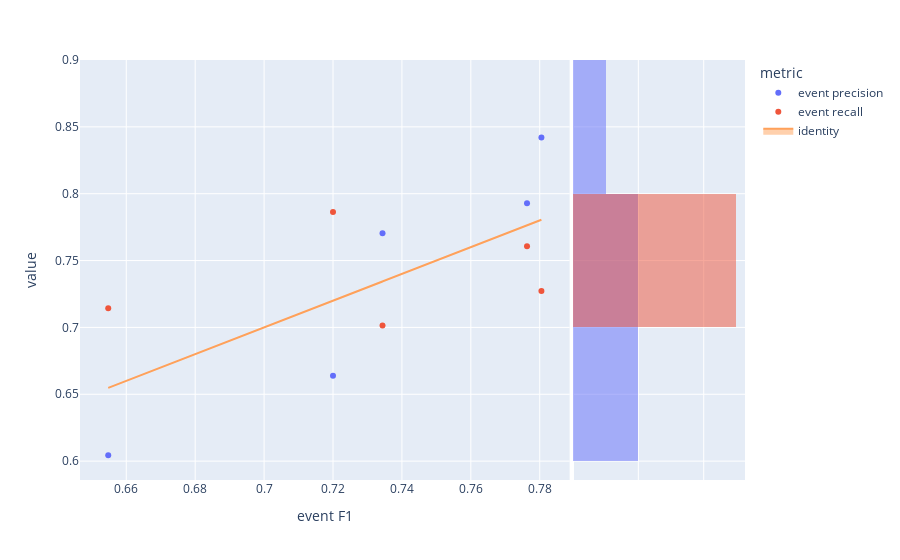

This figure's notebook cell:
### Code cell
fig=px.scatter(visualTradeoff,x='event F1',y='value',color='metric', marginal_y="histogram")
fig.add_trace(
    go.Scatter(x=experimentModels['eventF1'], y=experimentModels['eventF1'], name="identity", mode='lines',fill="toself")
)
fig.show()

### Figure 1 — Plotly figure (JSON) as saved in the notebook; plotly's stock layout.template omitted (floating-point values rounded to 4 significant figures)
{"data": [{"hovertemplate": "metric=event precision<br>event F1=%{x}<br>value=%{y}<extra></extra>", "legendgroup": "event precision", "marker": {"color": "#636efa", "symbol": "circle"}, "mode": "markers", "name": "event precision", "orientation": "v", "showlegend": true, "type": "scatter", "x": [0.7344, 0.6548, 0.7805, 0.72, 0.7763], "xaxis": "x", "y": [0.7705, 0.6044, 0.8421, 0.6639, 0.7928], "yaxis": "y"}, {"alignmentgroup": "True", "bingroup": "y", "hovertemplate": "metric=event precision<br>value=%{y}<br>count=%{x}<extra></extra>", "legendgroup": "event precision", "marker": {"color": "#636efa"}, "name": "event precision", "offsetgroup": "event precision", "opacity": 0.5, "showlegend": false, "type": "histogram", "xaxis": "x2", "y": [0.7705, 0.6044, 0.8421, 0.6639, 0.7928], "yaxis": "y2"}, {"hovertemplate": "metric=event recall<br>event F1=%{x}<br>value=%{y}<extra></extra>", "legendgroup": "event recall", "marker": {"color": "#EF553B", "symbol": "circle"}, "mode": "markers", "name": "event recall", "orientation": "v", "showlegend": true, "type": "scatter", "x": [0.7344, 0.6548, 0.7805, 0.72, 0.7763], "xaxis": "x", "y": [0.7015, 0.7143, 0.7273, 0.7864, 0.7607], "yaxis": "y"}, {"alignmentgroup": "True", "bingroup": "y", "hovertemplate": "metric=event recall<br>value=%{y}<br>count=%{x}<extra></extra>", "legendgroup": "event recall", "marker": {"color": "#EF553B"}, "name": "event recall", "offsetgroup": "event recall", "opacity": 0.5, "showlegend": false, "type": "histogram", "xaxis": "x2", "y": [0.7015, 0.7143, 0.7273, 0.7864, 0.7607], "yaxis": "y2"}, {"fill": "toself", "mode": "lines", "name": "identity", "type": "scatter", "x": [0.7344, 0.6548, 0.7805, 0.72, 0.7763], "y": [0.7344, 0.6548, 0.7805, 0.72, 0.7763]}], "layout": {"barmode": "overlay", "legend": {"title": {"text": "metric"}, "tracegroupgap": 0}, "margin": {"t": 60}, "xaxis": {"anchor": "y", "domain": [0, 0.7363], "title": {"text": "event F1"}}, "xaxis2": {"anchor": "y2", "domain": [0.7413, 1], "matches": "x2", "showgrid": true, "showline": false, "showticklabels": false, "ticks": ""}, "yaxis": {"anchor": "x", "domain": [0, 1], "title": {"text": "value"}}, "yaxis2": {"anchor": "x2", "domain": [0, 1], "matches": "y", "showgrid": true, "showticklabels": false}}}
